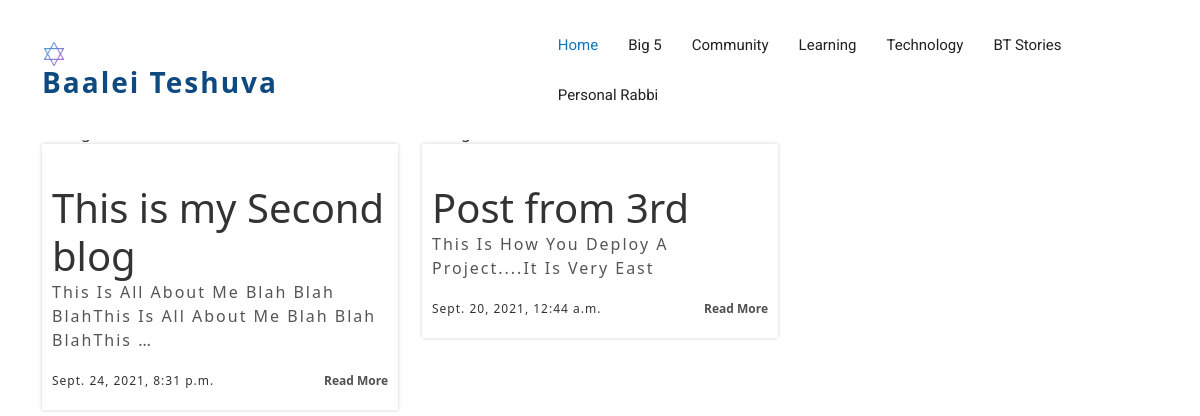
Screenshot of /btstories/btthree/ with the database file from the repository.
### baaleit/models.py (models this page shows, shortened)
class BTThreePost(models.Model):
  img = models.ImageField(upload_to='pics/', default="C:\DjangoStuff\baaleiteshuva\baaleit\static\assets\img\reading.png")
  title = models.CharField(max_length=100)
  body = models.CharField(max_length=1000000)
  created_at = models.DateTimeField(default=datetime.now, blank=True)
  class Meta:
      verbose_name_plural = 'BT Three Posts'

### baaleit/views.py (the view)
# urls.py: path('btstories/btthree/', views.btthree, name='btthree'),
def btthree(request):
  posts = BTThreePost.objects.all()
  return render(request, 'btthree.html', {'posts': posts})

### baaleit/templates/btthree.html
{% extends 'base.html' %}
{% load static %}
{% block content %}
<section id="blog" class="padd-sectio">
      <div class="container" data-aos="fade-up">
        <div class="section-title text-center">
          <h2>Latest posts</h2>
        </div>
        <div class="row" data-aos="fade-up" data-aos-delay="100">
          {% for post in posts reversed %}
          <div class="col-md-6 col-lg-4">
            <div class="block-blog text-left">
              <a><img src="{{post.img.url}}" alt="img"></a>
              <div class="content-blog">
                <h4>
                  <h1>{{post.title}}</h1>
                  <h4><a>{{ post.body|truncatewords:15 }}</a></h4>
                </h4>
                <span>{{post.created_at}}</span>
                <a class="float-end readmore" href="./threepost/{{post.id}}">read more</a>
              </div>
            </div>
          </div>
          {% endfor %}
        </div>
      </div>
</section>
{% endblock %}

### baaleit/static/assets/css/style.css (style rules this page uses)
body { background-color: #fff; color: #333; padding-top: 44px; }
h1, h2, h3, h4, h5, h6 { margin: 0; }
h2 { color: #012646; font-weight: 600; }
h4 { color: #012646; font-size: 13px; font-weight: 700; letter-spacing: 2px; text-transform: uppercase; line-height: 2; }
a { letter-spacing: 2px; text-decoration: none; color: #012646; }
span { letter-spacing: 1px; }
section { overflow: hidden; }
.section-title { margin-bottom: 0px; }
.section-title h2 { font-family: "Roboto", sans-serif; font-size: 45px; font-weight: 100; letter-spacing: 2px; margin-bottom: 20px; text-transform: capitalize; }
#blog .block-blog { margin-bottom: 30px; }
#blog .block-blog .content-blog { box-shadow: 0 0 0 0 rgba(0, 0, 0, 0.2), 0 0 4px 0 rgba(0, 0, 0, 0.19); display: inline-block; min-height: 125px; padding: 20px 10px; width: 100%; }
#blog .block-blog .content-blog h4 { line-height: 24px; margin-bottom: 20px; text-transform: capitalize; font-weight: normal; letter-spacing: 0; font-size: 16px; }
#blog .block-blog .content-blog h4 a { color: #555; text-decoration: none; transition: 0.3s; }
#blog .block-blog .content-blog > span { float: left; font-size: 12px; }
#blog .block-blog .content-blog a.readmore { color: #505050; font-size: 12px; font-weight: 600; text-decoration: none; transition: 0.3s; letter-spacing: 0; text-transform: capitalize; }

### rows the page displays
BTThreePost: title "This is my Second blog", body "This Is All About Me Blah Blah BlahThis Is All About Me Blah Blah BlahThis …", created_at "Sept. 24, 2021, 8:31 p.m."
BTThreePost: title "Post from 3rd", body "This Is How You Deploy A Project....it Is Very East", created_at "Sept. 20, 2021, 12:44 a.m."
